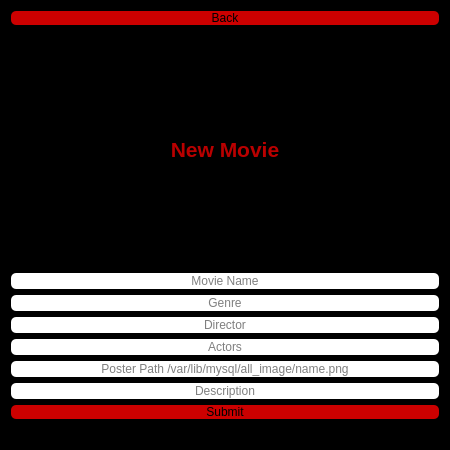
<?xml version="1.0" encoding="UTF-8"?>
<ui version="4.0">
 <class>NewMovieAdd</class>
 <widget class="QDialog" name="NewMovieAdd">
  <property name="geometry">
   <rect>
    <x>0</x>
    <y>0</y>
    <width>450</width>
    <height>450</height>
   </rect>
  </property>
  <property name="windowTitle">
   <string>Add New Movie</string>
  </property>
  <property name="windowIcon">
   <iconset resource="image.qrc">
    <normaloff>:/splash/xilften.png</normaloff>:/splash/xilften.png</iconset>
  </property>
  <property name="styleSheet">
   <string notr="true">background-color: rgb(0, 0, 0);</string>
  </property>
  <layout class="QVBoxLayout" name="verticalLayout_3">
   <item>
    <widget class="QPushButton" name="Back">
     <property name="font">
      <font/>
     </property>
     <property name="styleSheet">
      <string notr="true">QPushButton{
	color: rgb(0, 0, 0);
	background-color: rgb(204, 0, 0);
   	border-radius:5px;
}
QPushButton:hover{
	color: rgb(255, 255, 255);
}
QPushButton:pressed{
	background-color: rgb(255, 255, 255);
}
</string>
     </property>
     <property name="text">
      <string>Back</string>
     </property>
     <property name="icon">
      <iconset resource="image.qrc">
       <normaloff>:/icons/icons/back.png</normaloff>:/icons/icons/back.png</iconset>
     </property>
    </widget>
   </item>
   <item>
    <spacer name="verticalSpacer_2">
     <property name="font">
      <font/>
     </property>
     <property name="orientation">
      <enum>Qt::Vertical</enum>
     </property>
     <property name="sizeHint" stdset="0">
      <size>
       <width>20</width>
       <height>40</height>
      </size>
     </property>
    </spacer>
   </item>
   <item>
    <widget class="QLabel" name="label">
     <property name="font">
      <font>
       <pointsize>16</pointsize>
       <bold>true</bold>
      </font>
     </property>
     <property name="styleSheet">
      <string notr="true">color: rgb(185, 0, 0);</string>
     </property>
     <property name="text">
      <string>New Movie</string>
     </property>
     <property name="alignment">
      <set>Qt::AlignCenter</set>
     </property>
    </widget>
   </item>
   <item>
    <spacer name="verticalSpacer">
     <property name="font">
      <font/>
     </property>
     <property name="orientation">
      <enum>Qt::Vertical</enum>
     </property>
     <property name="sizeHint" stdset="0">
      <size>
       <width>20</width>
       <height>40</height>
      </size>
     </property>
    </spacer>
   </item>
   <item>
    <layout class="QVBoxLayout" name="verticalLayout">
     <item>
      <widget class="QLineEdit" name="MovieName">
       <property name="font">
        <font/>
       </property>
       <property name="styleSheet">
        <string notr="true">
background-color: rgb(255, 255, 255);
border-radius:5px;</string>
       </property>
       <property name="inputMask">
        <string/>
       </property>
       <property name="text">
        <string/>
       </property>
       <property name="alignment">
        <set>Qt::AlignCenter</set>
       </property>
       <property name="placeholderText">
        <string>Movie Name</string>
       </property>
       <property name="clearButtonEnabled">
        <bool>false</bool>
       </property>
      </widget>
     </item>
     <item>
      <widget class="QLineEdit" name="Genre">
       <property name="font">
        <font/>
       </property>
       <property name="styleSheet">
        <string notr="true">
background-color: rgb(255, 255, 255);
border-radius:5px;</string>
       </property>
       <property name="inputMask">
        <string/>
       </property>
       <property name="text">
        <string/>
       </property>
       <property name="alignment">
        <set>Qt::AlignCenter</set>
       </property>
       <property name="placeholderText">
        <string>Genre</string>
       </property>
       <property name="clearButtonEnabled">
        <bool>false</bool>
       </property>
      </widget>
     </item>
     <item>
      <widget class="QLineEdit" name="Director">
       <property name="font">
        <font/>
       </property>
       <property name="styleSheet">
        <string notr="true">
background-color: rgb(255, 255, 255);
border-radius:5px;</string>
       </property>
       <property name="inputMask">
        <string/>
       </property>
       <property name="text">
        <string/>
       </property>
       <property name="alignment">
        <set>Qt::AlignCenter</set>
       </property>
       <property name="placeholderText">
        <string>Director</string>
       </property>
       <property name="clearButtonEnabled">
        <bool>false</bool>
       </property>
      </widget>
     </item>
     <item>
      <widget class="QLineEdit" name="Actors">
       <property name="font">
        <font/>
       </property>
       <property name="styleSheet">
        <string notr="true">
background-color: rgb(255, 255, 255);
border-radius:5px;</string>
       </property>
       <property name="inputMask">
        <string/>
       </property>
       <property name="text">
        <string/>
       </property>
       <property name="alignment">
        <set>Qt::AlignCenter</set>
       </property>
       <property name="placeholderText">
        <string>Actors</string>
       </property>
       <property name="clearButtonEnabled">
        <bool>false</bool>
       </property>
      </widget>
     </item>
     <item>
      <widget class="QLineEdit" name="path">
       <property name="font">
        <font/>
       </property>
       <property name="styleSheet">
        <string notr="true">
background-color: rgb(255, 255, 255);
border-radius:5px;</string>
       </property>
       <property name="inputMask">
        <string/>
       </property>
       <property name="text">
        <string/>
       </property>
       <property name="alignment">
        <set>Qt::AlignCenter</set>
       </property>
       <property name="placeholderText">
        <string>Poster Path /var/lib/mysql/all_image/name.png</string>
       </property>
       <property name="clearButtonEnabled">
        <bool>false</bool>
       </property>
      </widget>
     </item>
     <item>
      <widget class="QLineEdit" name="description">
       <property name="font">
        <font/>
       </property>
       <property name="styleSheet">
        <string notr="true">
background-color: rgb(255, 255, 255);
border-radius:5px;</string>
       </property>
       <property name="inputMask">
        <string/>
       </property>
       <property name="text">
        <string/>
       </property>
       <property name="alignment">
        <set>Qt::AlignCenter</set>
       </property>
       <property name="placeholderText">
        <string>Description</string>
       </property>
       <property name="clearButtonEnabled">
        <bool>false</bool>
       </property>
      </widget>
     </item>
    </layout>
   </item>
   <item>
    <layout class="QVBoxLayout" name="verticalLayout_2">
     <item>
      <widget class="QPushButton" name="submit">
       <property name="font">
        <font/>
       </property>
       <property name="styleSheet">
        <string notr="true">QPushButton{
	color: rgb(0, 0, 0);
	background-color: rgb(204, 0, 0);
   	border-radius:5px;
}
QPushButton:hover{
	color: rgb(255, 255, 255);
}
QPushButton:pressed{
	background-color: rgb(255, 255, 255);
}
</string>
       </property>
       <property name="text">
        <string>Submit</string>
       </property>
       <property name="icon">
        <iconset resource="image.qrc">
         <normaloff>:/icons/icons/check.png</normaloff>:/icons/icons/check.png</iconset>
       </property>
      </widget>
     </item>
     <item>
      <widget class="QLabel" name="SubOK">
       <property name="font">
        <font/>
       </property>
       <property name="styleSheet">
        <string notr="true">color: rgb(185, 0, 0);</string>
       </property>
       <property name="text">
        <string/>
       </property>
      </widget>
     </item>
    </layout>
   </item>
  </layout>
 </widget>
 <resources>
  <include location="image.qrc"/>
 </resources>
 <connections/>
</ui>
